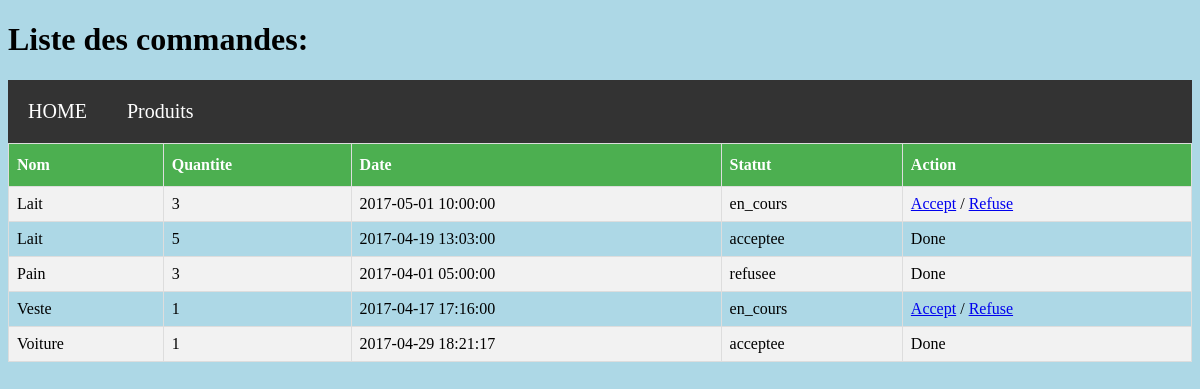
The page /Vendeur/commande/liste.php (signed in) on the database its author committed.
### tables this page shows
CREATE TABLE `commande` (
  `cmdid` int(11) NOT NULL,
  `pid` int(11) NOT NULL,
  `uid` int(11) NOT NULL,
  `qte` int(10) UNSIGNED NOT NULL,
  `date` datetime NOT NULL,
  `statut` enum('en_cours','acceptee','refusee','') NOT NULL
);

CREATE TABLE `produits` (
  `pid` int(11) NOT NULL,
  `nom` varchar(50) NOT NULL,
  `description` text NOT NULL,
  `qte` int(11) UNSIGNED NOT NULL,
  `prix` float UNSIGNED NOT NULL,
  `uid` int(11) NOT NULL,
  `ctid` int(11) NOT NULL
);

### Vendeur/commande/liste.php (the view, shortened to what this page needs)
<?php
include("header.php");
?>
	<?php
	if(isset($_SESSION['role']) && $_SESSION['role'] == 'vendeur' ) {
		?>
		<h1>Liste des commandes: </h1>
		<nav>
			<a href='../../index.php'> HOME </a>
			<a href="../produit/liste.php"> Produits </a>
		</nav>
		<?php
		try {
			require("../../db_config.php");
			$uid = $_SESSION['uid'];
			$SQL = "SELECT produits.nom,commande.qte,commande.date,commande.statut,produits.pid,commande.pid,commande.cmdid FROM commande, produits WHERE commande.pid = produits.pid AND produits.uid = $uid";
			$res = $db->query($SQL);
			?>
			<table id="table">
				<tr>
					<th>Nom</th>
					<th>Quantite</th>
					<th>Date</th>
					<th>Statut</th>
					<th>Action</th>
				</tr>
				<?php
				foreach($res as $row) {
					?>
					<tr>
						<td><?php echo $row['nom'] ?></td>
						<td><?php echo $row['qte'] ?></td>
						<td><?php echo $row['date'] ?></td>
						<td><?php echo $row['statut'] ?></td>
						<td>
							<?php
							if($row['statut'] == 'en_cours') {
								?>
								<a href="liste.php?cmdida=<?php echo $row['cmdid'] ?>&pid=<?php echo $row['pid'] ?>">Accept</a>
								/
								<a href="liste.php?cmdidr=<?php echo $row['cmdid'] ?>&pid=<?php echo $row['pid'] ?>">Refuse</a>
								<?php
							} else {
								echo 'Done';
							}
							?>
						</td>
					</tr>
				<?php } ?>
			</table>
			<?php
		}
		catch (PDOException $e) {
			echo "Erreur SQL: ".$e->getMessage();
		}
	} else {
		echo "Erreur to access.<br>";
		echo "<a href='../../index.php'>Back to HOME</a>";
	}
	?>
<?php
include "footer.php";
?>

### Vendeur/commande/style_com.css (style rules this page uses)
body { background-color: lightblue; }
#table { font-family: : Arial; border-collapse: collapse; width: 100%; }
#table td, #table th { border: 1px solid #ddd; padding: 8px; }
#table tr:nth-child(even) { background-color: #f2f2f2; }
#table th { padding-top: 12px; padding-bottom: 12px; text-align: left; background-color: #4CAF50; color: white; }
nav { overflow: hidden; background-color: #333333; }
nav a { float: right; display: block; color: white; text-align: center; padding: 20px; font-size: 20px; text-decoration: none; }
nav a { float: left; }

### rows shown on the page
commande: pid.nom "Lait", qte "3", date "2017-05-01 10:00:00", statut "en_cours"
commande: pid.nom "Lait", qte "5", date "2017-04-19 13:03:00", statut "acceptee", shows "Done"
commande: pid.nom "Pain", qte "3", date "2017-04-01 05:00:00", statut "refusee", shows "Done"
commande: pid.nom "Veste", qte "1", date "2017-04-17 17:16:00", statut "en_cours"
commande: pid.nom "Voiture", qte "1", date "2017-04-29 18:21:17", statut "acceptee", shows "Done"
